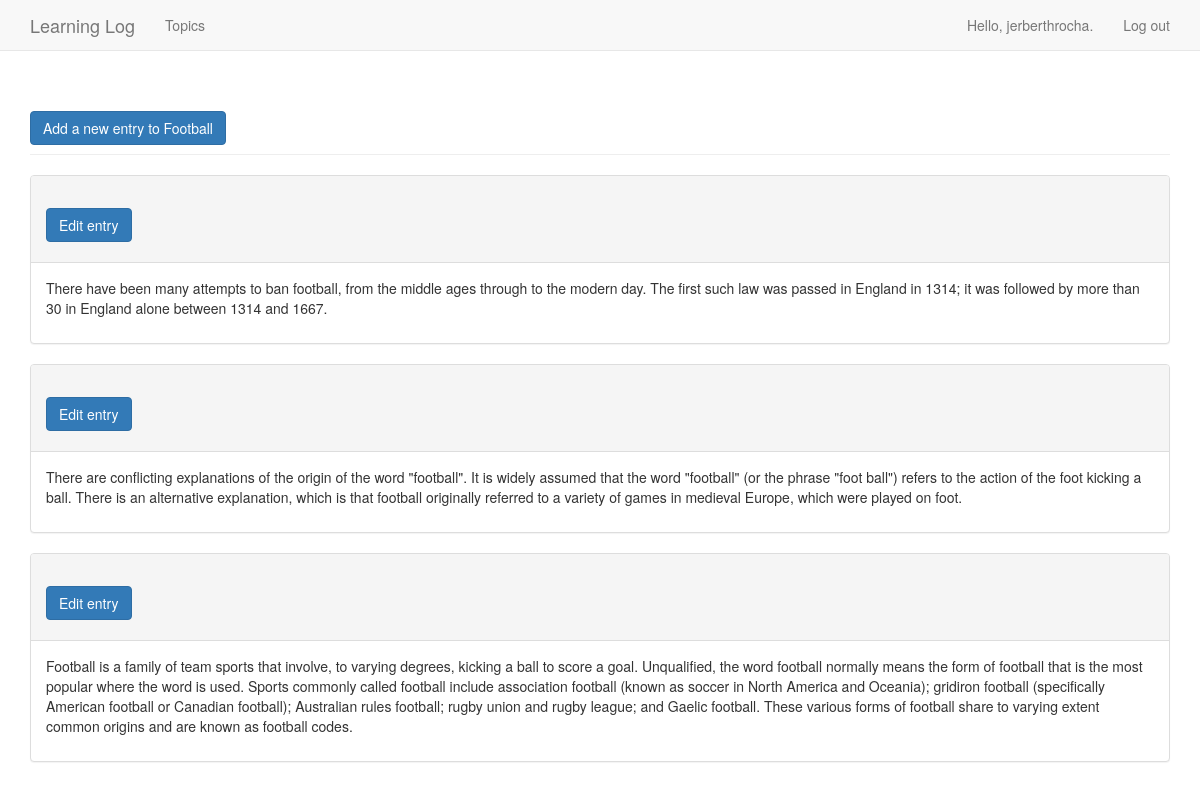
The page /topics/3/ (signed in) on the database its author committed.
### learning_logs/models.py (models this page shows, shortened)
class Topic(models.Model):
    text = models.CharField(max_length=200)
    date_added = models.DateTimeField(auto_now_add=True)
    owner = models.ForeignKey(User, on_delete=models.SET_NULL, null=True)
    def __str__(self) -> str:
        return self.text

class Entry(models.Model):
    topic = models.ForeignKey(Topic, on_delete=models.SET_NULL, null=True)
    text = models.TextField()
    date_added = models.DateTimeField(auto_now_add=True)
    class Meta:
        verbose_name_plural = 'Entries'

### learning_logs/views.py (the view)
# urls.py: path('topics/<int:topic_id>/', views.topic, name='topic'), # Página de detalhes para um único assunto
@login_required(login_url='users:login', redirect_field_name='next')
def topic(request, topic_id):
    topic = Topic.objects.get(id=topic_id)
    check_topic_owner(request, topic)
    entries = topic.entry_set.order_by('-date_added')
    context = {'topic': topic, 'entries': entries}
    return render(request, 'learning_logs/pages/topic.html', context)

### utils/check_topic_owner.py (called while the page is built)
def check_topic_owner(request, topic):
    if topic.owner != request.user:
        raise Http404

### learning_logs/templates/learning_logs/pages/topic.html (shortened to what this page needs)
{% extends 'learning_logs/pages/base.html' %}
{% block header %}
    <a href="{% url 'learning_logs:new_entry' topic.id %}">
        <button name="submit" class="btn btn-primary">Add a new entry to {{ topic }}</button>
    </a>
{% endblock header %}
{% block content %}
    {% for entry in entries %}
        <div class="panel panel-default">
            <div class="panel-heading">
                <h3>
                    <small>
                        <a href="{% url 'learning_logs:edit_entry' entry.id %}">
                            <button name="submit" class="btn btn-primary">Edit entry</button>
                        </a>
                    </small>
                </h3>
            </div>
            <div class="panel-body">
                {{ entry.text|linebreaks }}
            </div>
        </div>
    {% empty %}
        <li>No topics have been added yet.</li>
    {% endfor %}
{% endblock content %}

### learning_logs/templates/learning_logs/pages/base.html (shortened to what this page needs)
{% load bootstrap3 %}
<!DOCTYPE html><html lang="en">
<head>
    {% bootstrap_css %}
</head>
<body>
    <nav class="navbar navbar-default navbar-static-top"> <div class="container">
        <div class="navbar-header">
            <a class="navbar-brand" href="{% url 'learning_logs:index' %}">Learning Log</a>
        </div>
        <div id="navbar" class="navbar-collapse collapse">
        <ul class="nav navbar-nav">
            <li>
                <a href="{% url 'learning_logs:topics' %}">Topics</a>
            </li>
        </ul>
        <ul class="nav navbar-nav navbar-right">
            {% if user.is_authenticated %}
                <li><a>Hello, {{ user.username }}.</a></li> <li><a href="{% url 'users:logout' %}">Log out</a></li>
            {% else %}
                <li><a href="{% url 'users:register' %}">Register</a></li> <li><a href="{% url 'users:login' %}">Log in</a></li>
            {% endif %}
        </ul> </div>
        </div>
    </nav>
    <div class="container">
        <div class="page-header">
            {% block header %}{% endblock header %}
        </div>
        <div>
            {% block content %}{% endblock content %}
        </div>
    </div>
</body>
</html>

### rows shown on the page
Topic: text "Football"
Entry: text "There have been many attempts to ban football, from the middle ages through to the modern day. The first such law was passed in England in 1314; it was followed by more than 30 in England alone between 1314 and 1667."
Entry: text "There are conflicting explanations of the origin of the word \"football\". It is widely assumed that the word \"football\" (or the phrase \"foot ball\") refers to the action of the foot kicking a ball. There is an alternative explanation, which is that football originally referred to a variety of games in medieval Europe, which were played on foot."
Entry: text "Football is a family of team sports that involve, to varying degrees, kicking a ball to score a goal. Unqualified, the word football normally means the form of football that is the most popular where the word is used. Sports commonly called football include association football (known as soccer in North America and Oceania); gridiron football (specifically American football or Canadian football); Australian rules football; rugby union and rugby league; and Gaelic football. These various forms of football share to varying extent common origins and are known as football codes."

### other values the page prints
{{ user.username }} "jerberthrocha"
